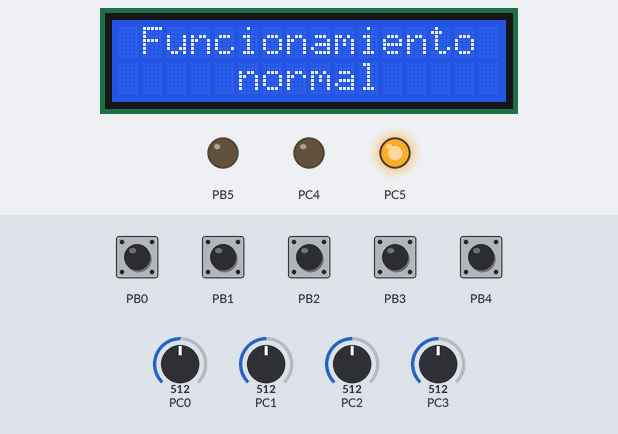
Bench run of a program on a simulated ATmega328P, built with avr-gcc and emulated at 16 MHz. Shown: 16×2 character LCD, output pins drawn as LEDs (lit = HIGH). Wiring (inferred from the names in the program): character LCD (HD44780): RS PD2; E PD3; data PD4, PD5, PD6, PD7. Inputs (shaded band) come from the test bench; at power-on: PB0–4 HIGH, PC0 = 512, PC1 = 512, PC2 = 512, PC3 = 512. Pins used as bus, display or sensor lines are not drawn; what the program prints to the serial monitor is not drawn.

Above: at 6.2 s.
11.6 s: PB0 pulled LOW for 0.15 s
At 12.2 s:
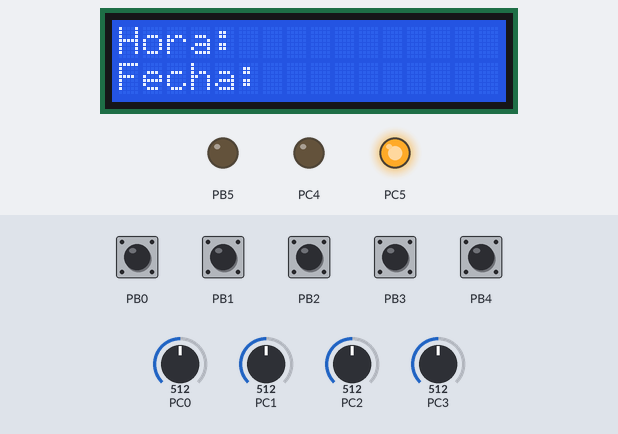
13.3 s: PB0 pulled LOW for 1 s
At 15.7 s:
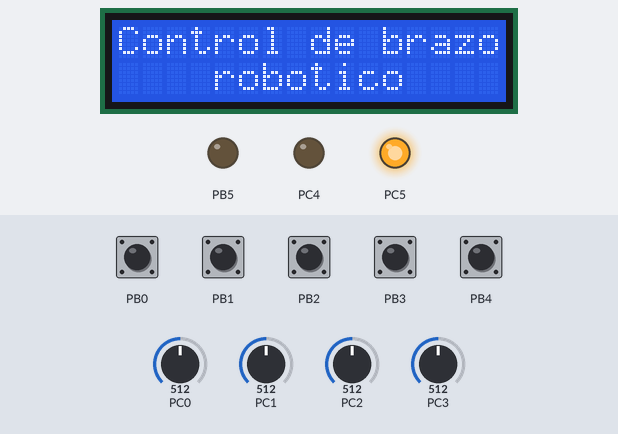
16.4 s: PB0 pulled LOW for 0.15 s
At 17.8 s:
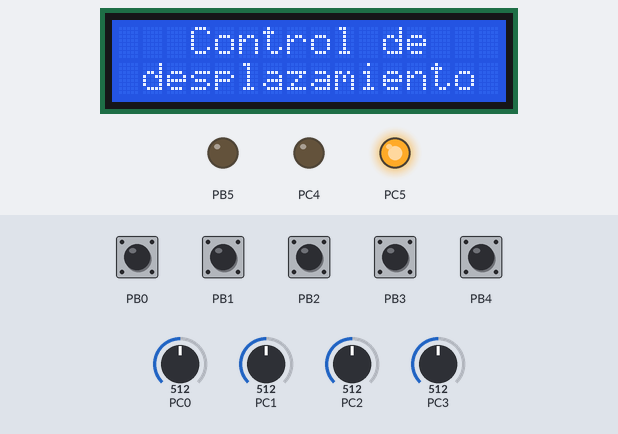
18.1 s: PB0 pulled LOW for 0.15 s
At 18.7 s:
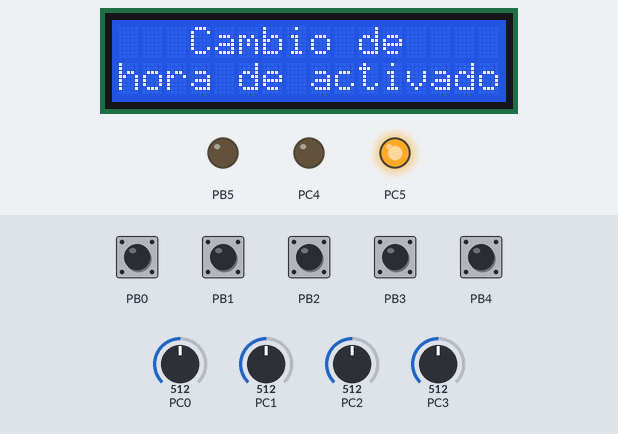
22.9 s: PB1 pulled LOW for 0.15 s
At 23.16 s:
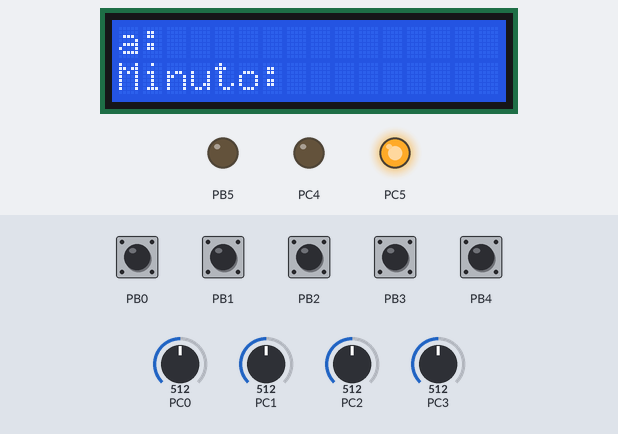
24.7 s: PB0 pulled LOW for 1 s
At 29.1 s:
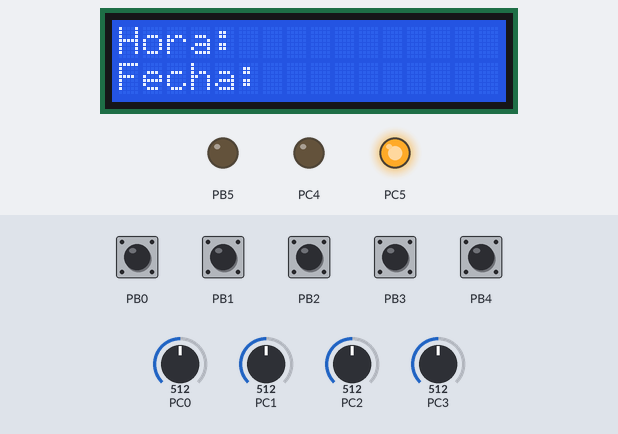
Timing chart, 0 to 30.6 s (numbered marks = the images above; inputs shaded):
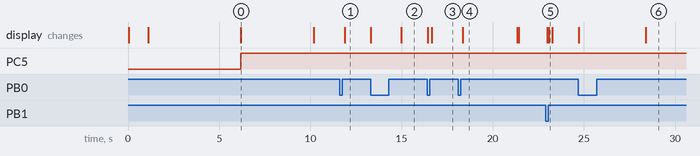

Measured:
- after the input at 11.6 s, the display: changes after 0.27 s (image 1)
- after the input at 13.3 s, the display: first changes at once (image 2 shows a later state)
- after the input at 16.4 s, the display: first changes at once (image 3 shows a later state)
- after the input at 18.1 s, the display: changes after 0.25 s (image 4)
- after the input at 22.9 s, the display: first changes after 0.10 s (image 5 shows a later state)
- what the display in image 0 shows lasts 4.0 s, from 6.2 s to 10.2 s
- what the display in image 4 shows lasts 3.0 s, from 18.4 s to 21.4 s

The program:

main.c
```c
//******************************************************************************
// Universidad Del Valle De Guatemala
// IE2023: Electrónica digital 2
// Autor: Samuel Tortola - 22094, Alan Gomez - 22115
// Proyecto: Proyecto 1: Red de sensores
// Hardware: Atmega328p
// Creado: 4/08/2024
// Última modificación: 24/08/2024
//******************************************************************************
  //CODIGO DEL CONTROL, controla los Jostick y los pulsadores de los menús

#define F_CPU 16000000
#include <avr/io.h>
#include <stdint.h>
#include <util/delay.h>
#include <avr/interrupt.h>
#include <stdio.h>
#include <stdlib.h>
#include <stdbool.h>
#include <util/twi.h>
#include <string.h>

#include "LCD/LCD.h"
#include "UART/UART.h"
#include "ADC/ADC.h"


#define BUFFER_SIZE 30   //Lista buffer para almacenar la fecha y hora completa y dos partes para almacenar indivual la fecha y hora
#define PART1_SIZE 10
#define PART2_SIZE 15

volatile char receivedChar = 0;    //Variable que almacena el valor del UART
int activa2 = 0, caso = 0, pot1x = 0, pot2y = 0, pot1y = 0, pot2x = 0, activaADC = 1;
volatile int  activador = 0;

volatile int8_t encoder_value = 0;   //Variable que almacena el valor del encoder
uint8_t last_state = 0;    //Variable de proceso para almacenar temeporalmente el valor del encoder
uint8_t cambioencoder = 0, cambioencoder2 = 0;  //Variable apra cambiar entre aumentar horas o minutos


volatile char receivedBuffer[BUFFER_SIZE]; // Buffer para almacenar la cadena recibida
char part1[PART1_SIZE]; // Buffer para la primera parte
char part2[PART2_SIZE]; // Buffer para la segunda parte
volatile uint8_t bufferIndex = 0; // Índice para el buffer

int hora1 = 0, minuto1 = 0, normal = 0, activador3 = 0, gas = 0;


void setup(void);
void splitBuffer(void);


void setup(void){
	cli();  //Apagar interrupciones
	DDRD = 0xFF;  //Puerto D como salida
	DDRC = 0b0110000;  //PC0-PC3	 entrada de jostick, PC5 salida de LED verde, PC4 buzzer
	DDRB = 0b00100000;   //PB0, PB1 como entrada de pulsadores, PB2 como CLK del encoder, PB3 como DT del encoder, PB4 como SW del encoder, PB5 como salida de LED rojo
	PORTB = 0b00011111;		//pull up encendido

	PCMSK0 |= (1 << 0)|(1 << 1)|(1 << 2)|(1 << 3)|(1 << 4); //PCINT0, PCINT1, PCINT2, PCINT3, PCINT4
	PCICR |= (1 << 0); //Mascara de interrupción

	Lcd_Init_4bits();
	initUART9600();  //Iniciar UART
	initADC();   //Iniciar la funcion de ADC

	_delay_ms(1000);
	Lcd_Set_Cursor(1,0);       //Menú de inicio
	Lcd_Write_String("  Bienvenido al ");
	Lcd_Set_Cursor(2,0);
	Lcd_Write_String("    control     ");
	_delay_ms(5000);
	Lcd_Clear();
	sei(); //Activar interrupciones
}


int main(void)
{
    setup();


    while (1)
    {


		if (activador == 0 && activador3 == 0)
		{
			Lcd_Set_Cursor(1,0);          //Menú de funcionamiento normal, o sea, todo en automático
			Lcd_Write_String(" Funcionamiento");
			Lcd_Set_Cursor(2,0);
			Lcd_Write_String("     normal     ");
			PORTC |= (1 << PINC5);
			PORTB &= ~(1 <<PORTB5);
			_delay_ms(4000);
			normal = 1;
			gas = 0;
			Lcd_Clear();
			activador3 = 1;


		}

		else if (activador == 1)
		{
			normal = 0;
			writeUART('A');
			Lcd_Set_Cursor(1,0);
			Lcd_Write_String("Hora: ");
			Lcd_Write_String(part1);  // Muestra la cadena recibida
			Lcd_Set_Cursor(2,0);
			Lcd_Write_String("Fecha:");
			Lcd_Write_String(part2); // Muestra la cadena recibida
			_delay_ms(1000);
		}

		else if (activador == 2)
		{
			Lcd_Set_Cursor(1,0);
			Lcd_Write_String("Control de brazo");  //Menú de control de brazo robótico individual
			Lcd_Set_Cursor(2,0);
			Lcd_Write_String("    robotico    ");
			activaADC = 0;   //Activar lectura de ADC
			writeUART('B');
			_delay_ms(5);

			if (pot1x >= 250)         //Verificar que potenciómetro cambio a su valor correcto para enviar el dato
			{
				writeUART('C');   //Enviar el dato de que servomotor se debe de mover
			}

			if (pot1x <= 10)
			{
				writeUART('D');
			}

			if (pot1y >= 250)
			{
				writeUART('F');
			}

			if (pot1y <= 10)
			{
				writeUART('E');
			}


			if (pot2x >= 230)
			{
				writeUART('G');
			}


			if (pot2x <= 30)
			{
				writeUART('H');
			}

			if (pot2y >= 250)
			{
				writeUART('I');
			}

			if (pot2y <= 10)
			{
				writeUART('J');
			}


		}

		else if (activador == 3)
		{
			_delay_ms(5);
			Lcd_Set_Cursor(1,0);
			Lcd_Write_String("   Control de   ");  //Menú para mover la máquina completa con las llantas

			Lcd_Set_Cursor(2,0);
			Lcd_Write_String(" desplazamiento ");
			writeUART('R');
			_delay_ms(5);

			if (pot2y >= 250)
			{
				writeUART('E');
			}

			if (pot2y <= 10)
			{
				writeUART('F');
			}


			if (pot2x >= 250)
			{
				writeUART('G');
			}


			if (pot2x <= 10)
			{
				writeUART('H');
			}


		}

		else if (activador == 4)
		{
			_delay_ms(5);
			Lcd_Set_Cursor(1,0);
			Lcd_Write_String("   Cambio de    ");  //Menú para cambiar la hora de activado de la banda
			Lcd_Set_Cursor(2,0);
			Lcd_Write_String("hora de activado");
			_delay_ms(3000);
			activador = 5;
			Lcd_Clear();
			_delay_ms(50);
			activaADC = 1;

		}

		else if (activador == 6)
		{
			_delay_ms(5);
			Lcd_Set_Cursor(1,0);
			Lcd_Write_String("   Cambio de    ");  //Menú para cambiar la hora de apagado de la banda
			Lcd_Set_Cursor(2,0);
			Lcd_Write_String("hora de apagado ");
			_delay_ms(3000);
			activador = 7;
			Lcd_Clear();
			_delay_ms(50);

		}

		else if (activador == 7)
		{
			writeUART('Y'); //enviar comando para cambiar la hora de apagado de la banda transportadora
			Lcd_Set_Cursor(1,0);
			Lcd_Write_String("Hora: ");
			Lcd_Write_String(part1);
			Lcd_Set_Cursor(2,0);
			Lcd_Write_String("Minuto: ");
			Lcd_Write_String(part2);
			_delay_ms(100);

		}

		else if (activador == 5)
		{
			writeUART('T'); //enviar comando para cambiar la hora de encendido de la banda transportadora
			Lcd_Set_Cursor(1,0);
			Lcd_Write_String("Hora: ");
			Lcd_Write_String(part1);
			Lcd_Set_Cursor(2,0);
			Lcd_Write_String("Minuto: ");
			Lcd_Write_String(part2);
			_delay_ms(100);

		}


		if (normal == 1 && gas == 0)
		{
			writeUART('K');

			if (strcmp(part1, "0") == 0) //Compara la cadena que tiene part1, con la cadena 0
			{
				Lcd_Set_Cursor(1,0);
				Lcd_Write_String("  Sistema esta  ");
				Lcd_Set_Cursor(2,0);
				Lcd_Write_String("    apagado     ");
			}


			else  if (strcmp(part1, "1") == 0) //Compara la cadena que tiene part1, con la cadena 1
			{
				Lcd_Clear();
				PORTC &= ~(1<<PINC5);
				PORTB |= (1<<PORTB5);
				_delay_ms(100);
				Lcd_Set_Cursor(1,0);
				Lcd_Write_String(" Se detecto gas ");
				Lcd_Set_Cursor(2,0);
				Lcd_Write_String("                ");
				gas = 1;
				_delay_ms(4000);
			}

			else if (strcmp(part1, "") != 0) // part1 es diferente de 0 (no está vacío)

			{
				Lcd_Set_Cursor(1,0);
				Lcd_Write_String("Altura: ");
				Lcd_Write_String(part1);
				Lcd_Write_String(" cm     ");
				Lcd_Set_Cursor(2,0);
				Lcd_Write_String(part2);
			}


			_delay_ms(100);
		}


		if (activaADC == 0)  //Cuando se desea controlar las llantas o el brazo desde el control
		{
			ADCSRA |= (1 << ADSC);   //Leer puerto de ADC
		}


    }
}


ISR(USART_RX_vect)
{
	receivedChar = UDR0; // Almacena el carácter recibido

	 if (receivedChar == '\n' || receivedChar == '\r') {
		 // Fin de la cadena, terminar de recibir
		 receivedBuffer[bufferIndex] = '\0'; // Terminar la cadena con null
		 bufferIndex = 0; // Reiniciar el índice del buffer
		 splitBuffer(); // Dividir el buffer en dos partes
		 }
		 else {
		 if (bufferIndex < BUFFER_SIZE - 1) {
			 receivedBuffer[bufferIndex++] = receivedChar; // Almacenar el carácter en el buffer
		 }
	 }

	while(!(UCSR0A & (1<<UDRE0)));    //Mientras haya caracteres

}


void splitBuffer(void) {    //Función para dividir la trama de la fecha y la hora
	// Convertir volatile char * a char * para usar con strchr
	char *nonVolatileBuffer = (char *)receivedBuffer;

	// Buscar el delimitador
	char *delimiter = strchr(nonVolatileBuffer, '_');
	if (delimiter != NULL) {
		// Calcular la longitud de cada parte
		size_t index = delimiter - nonVolatileBuffer;
		if (index < PART1_SIZE) {
			strncpy(part1, nonVolatileBuffer, index); // Copiar la primera parte
			part1[index] = '\0'; // Terminar la cadena
		}
		strncpy(part2, delimiter + 1, PART2_SIZE - 1); // Copiar la segunda parte
		part2[PART2_SIZE - 1] = '\0'; // Terminar la cadena

	}


}


ISR (ADC_vect){

	if (activa2 == 0){
		switch (caso){
			case 0:
			ADMUX &= ~((1<<MUX2)|(1<<MUX1)|(1<<MUX0));
			caso = 1;
			pot1x = ADCH;
			break;

			case 1:
			ADMUX &= ~((1<<MUX2)|(1<<MUX1)|(1<<MUX0));
			ADMUX |= (1<<MUX0);
			caso = 2;
			pot1y = ADCH;
			break;

			case 2:
			ADMUX &= ~((1<<MUX0)|(1<<MUX1)|(1<<MUX2));
			ADMUX|=(1<<MUX1);
			caso = 3;
			pot2x = ADCH;
			break;

			case 3:
			ADMUX &= ~((1<<MUX0)|(1<<MUX1)|(1<<MUX2));
			ADMUX|=(1<<MUX0)|(1<<MUX1);
			caso = 0;
			pot2y = ADCH;
			break;
		}

	}
	ADCSRA |= (1 << ADIF);	//Apagar bandera de interrupcion
}


ISR(PCINT0_vect){

	if(((PINB) & (1<<0)) == 0){   //Condicional que compara si se presionó el pulsador 1
		_delay_ms(20);  //antirrebote

		Lcd_Clear();
		_delay_ms(70);
		activador = activador + 1;
		_delay_ms(10);

		if (activador >= 8)
		{
			activador = 0;
			activador3 = 0;
			Lcd_Clear();
		}


		while ((PINB & (1 << PINB0)) == 0)   //While para evitar mas pulsos
		{
			_delay_ms(10);
		}
	}


	if(((PINB) & (1<<1)) == 0){   //Condicional que compara si se presionó el pulsador  2
		_delay_ms(30);  //antirrebote

		activaADC = 1; //Desactivar la lectura de ADC
		activador = 0;
		gas = 0;
		writeUART('Z'); //Enviar reinicio de máquina
		 // Limpiar part1
		 memset(part1, 0, PART1_SIZE);;
		activador3 = 0;
		_delay_ms(70);
		Lcd_Clear();
		_delay_ms(20);

		while ((PINB & (1 << PINB1)) == 0)   //While para evitar mas pulsos
		{
			_delay_ms(10);
		}

	}


	  if (activador == 5 || activador == 7)
	  {

		 //Lectura de cambios en el encoder
		   uint8_t current_state_clk = PINB & (1 << PINB2);
		   uint8_t current_state_dt = PINB & (1 << PINB3);

		   if (current_state_clk != last_state) { // Detectar cambio de estado en CLK

			   if (current_state_clk == 0) {  // Si CLK ha cambiado de 1 a 0
				   // Si DT es diferente de CLK, entonces es una rotación en sentido horario
				   if (current_state_dt == 0)
				       {
						   if (cambioencoder == 0)
						   {
							   writeUART('a');
						   }

						   else{
							   writeUART('c');
						   }

					   }

					   else
					   {
					     if (cambioencoder == 0)
					     {
						      writeUART('b');
					     }

					     else{
						      writeUART('d');
					     }

				       }
			   }
			   last_state = current_state_clk; // Actualizar el estado anterior de CLK

		   }


	 if(((PINB) & (1<<PINB4)) == 0){   //Condicional que compara si se presionó el pulsador  en PB4
		 _delay_ms(30);  //antirrebote

		 if (cambioencoder == 0)
		 {
			 cambioencoder = 1;
		 }

		 else{
			 cambioencoder = 0;
		 }


		 while ((PINB & (1 << PINB4)) == 0)   //While para evitar mas pulsos
		 {
			 _delay_ms(10);
		 }

	       }
		 }


}
```

ADC.c
```c
#include "ADC.h"

void initADC(){


	ADMUX &= ~((1<<MUX0)|(1<<MUX1)|(1<<MUX2));
	DIDR0 |= (1 <<ADC0D);	//desabilitar el A0 como digital
	DIDR0 |= (1<<ADC1D);     //desabilitar el A1 como digital
	DIDR0 |= (1<<ADC2D);     //desabilitar el A2 como digital
	DIDR0 |= (1<<ADC3D);     //desabilitar el A3 como digital

	//JUSTIFICACION IZQUIERDA
	ADMUX |= (1<<ADLAR);
	//REFERENCIA INTERNA
	ADMUX |= (1<<REFS0);
	ADMUX &= ~(1 << REFS1);
	// HABILITAR INTERRUPCION
	ADCSRA |= (1<<ADIE);
	//PRESCALER 128
	ADCSRA |= (1<<ADPS2)|(1<<ADPS1)|(1<<ADPS0);
	//HABILITAR ADC
	ADCSRA |= (1<<ADEN);
}
```

ADC.h
```c
#ifndef ADC_H_
#define ADC_H_

#include <avr/io.h>
#include <stdint.h>

void initADC();


#endif
```

UART.c
```c
#include "UART.h"

void initUART9600()
{
	//Paso 1: RX y TX como salida
	DDRD &= ~(1<<DDD0);
	DDRD |= (1<<DDD1);

	//Paso 2:Configurar UCSR0A
	UCSR0A = 0;

	//Paso 3: configurar UCSR0B donde se habilita ISR de recepcion y se habilita RX y TX
	UCSR0B = 0;
	UCSR0B |= (1<<RXCIE0) | (1<<RXEN0) | (1<<TXEN0);

	//Paso 4: Configurar UCSR0C, asincrono, paridad: none, 1 bit stop, data bits de 8 bits
	UCSR0C = 0;
	UCSR0C |= (1<<UCSZ01) | (1<<UCSZ00);

	//Paso 5: Configurar velocidad de baudrate a 9600
	UBRR0 = 103;

}


//Funcion de escritura de una cadena de caracteres
void writeTextUART(char * Texto){
	uint8_t o;
	for(o = 0; Texto[o]!= '\0'; o++){
		while(!(UCSR0A & (1<<UDRE0)));
		UDR0 = Texto[o];
	}
}


//Funcion de escritura de un caracter
void writeUART(char Caracter)
{
	while(!(UCSR0A & (1<<UDRE0)));  //hasta que la bandera este en 1
	UDR0 = Caracter;

}

void UART_PrintNum(uint16_t num) {
	char buffer[6];
	itoa(num, buffer, 10);
	writeTextUART(buffer);
}
```

UART.h
```c
#ifndef UART_H_
#define UART_H_

#include <avr/io.h>
#include <stdint.h>

void initUART9600();
void writeUART(char Caracter);
void writeTextUART(char * Texto);
void UART_PrintNum(uint16_t num);


#endif
```

LCD.c
```c
#include "LCD.h"

void Lcd_Command(unsigned char cmnd) {
	PORTD = (PORTD & 0x0F) | (cmnd & 0xF0); // Enviar parte alta del comando
	PORTD &= ~(1 << RS); // RS = 0, para comando
	PORTD |= (1 << E); // E = 1
	_delay_us(1);
	PORTD &= ~(1 << E); // E = 0
	_delay_us(200);

	PORTD = (PORTD & 0x0F) | (cmnd << 4); // Enviar parte baja del comando
	PORTD |= (1 << E); // E = 1
	_delay_us(1);
	PORTD &= ~(1 << E); // E = 0
	_delay_ms(2);
}

void Lcd_Char(unsigned char data) {
	PORTD = (PORTD & 0x0F) | (data & 0xF0); // Enviar parte alta del dato
	PORTD |= (1 << RS); // RS = 1, para datos
	PORTD |= (1 << E); // E = 1
	_delay_us(1);
	PORTD &= ~(1 << E); // E = 0
	_delay_us(200);

	PORTD = (PORTD & 0x0F) | (data << 4); // Enviar parte baja del dato
	PORTD |= (1 << E); // E = 1
	_delay_us(1);
	PORTD &= ~(1 << E); // E = 0
	_delay_ms(2);
}

void Lcd_Init_4bits() {
	_delay_ms(20); // Esperar a que el LCD inicie
	Lcd_Command(0x02); // Iniciar en modo de 4 bits
	Lcd_Command(0x28); // Configurar LCD en modo de 4 bits, 2 líneas y formato de 5x7
	Lcd_Command(0x0C); // Encender LCD, cursor apagado
	Lcd_Command(0x06); // Modo de incremento automático
	Lcd_Command(0x01); // Limpiar LCD
	_delay_ms(2);
}

void Lcd_Set_Cursor(unsigned char row, unsigned char col) {
	unsigned char pos = 0x80;  // Inicializar con un valor por defecto
	if (row == 1) {
		pos = 0x80 + col;
		} else if (row == 2) {
		pos = 0xC0 + col;
	}
	Lcd_Command(pos);
}

void Lcd_Clear() {
	Lcd_Command(0x01); // Limpiar pantalla
	_delay_ms(2);
}

void Lcd_Write_String(char *str) {
	while (*str) {
		Lcd_Char(*str++);
	}
}

void LCD_number(int num) {
	char buffer[16];
	itoa(num, buffer, 10);  // Convertir el número entero a cadena de caracteres (base 10)
	 if (num < 10) {
		 Lcd_Write_String(" ");  // Sobrescribir el carácter adicional con un espacio en blanco
	 }
	Lcd_Write_String(buffer);     // Enviar la cadena de caracteres al LCD
}
```

LCD.h
```c
#ifndef LCD_H_
#define LCD_H_

#include <avr/io.h>
#include <stdint.h>
#define F_CPU 16000000
#include <util/delay.h>


#define RS PD2
#define E  PD3
#define D4 PD4
#define D5 PD5
#define D6 PD6
#define D7 PD7

void Lcd_Command(unsigned char cmnd);
void Lcd_Char(unsigned char data);
void Lcd_Init_4bits();
void Lcd_Set_Cursor(unsigned char row, unsigned char col);
void Lcd_Clear();
void Lcd_Write_String(char *str);
void LCD_number(int num);


#endif 
```
